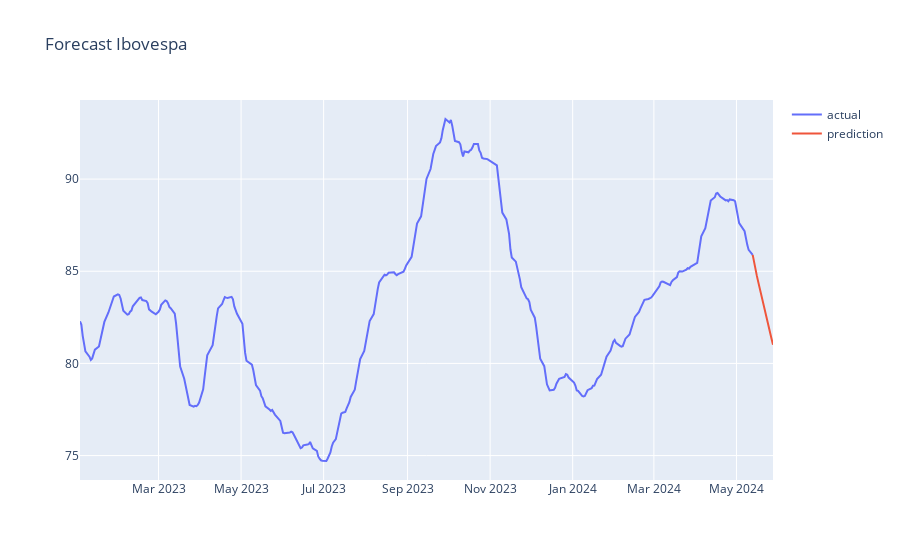

The code cell stored with this chart in its notebook:
### Code cell
plot_data = [
    go.Scatter(
        x=results2023.index,
        y=results2023['Actual'],
        name='actual'
    ),
    go.Scatter(
        x=results2023.index,
        y=results2023['Forecast'],
        name='prediction'
    )
]

plot_layout = go.Layout(
        title='Forecast Petróleo Brent'
    )
fig = go.Figure(data=plot_data, layout=plot_layout)

fig.show()

import plotly as ply
ply.offline.plot(fig)

### Figure 1 — Plotly figure (JSON) as saved in the notebook; plotly's stock layout.template omitted (floating-point values rounded to 4 significant figures; data arrays with more than 128 entries replaced by an {"elided": "..."} marker saying what was removed)
{"data": [{"name": "actual", "type": "scatter", "x": {"elided": "359 str values"}, "y": {"elided": "359 float values"}}, {"name": "prediction", "type": "scatter", "x": {"elided": "359 str values"}, "y": {"elided": "359 float values"}}], "layout": {"title": {"text": "Forecast Ibovespa"}}}
